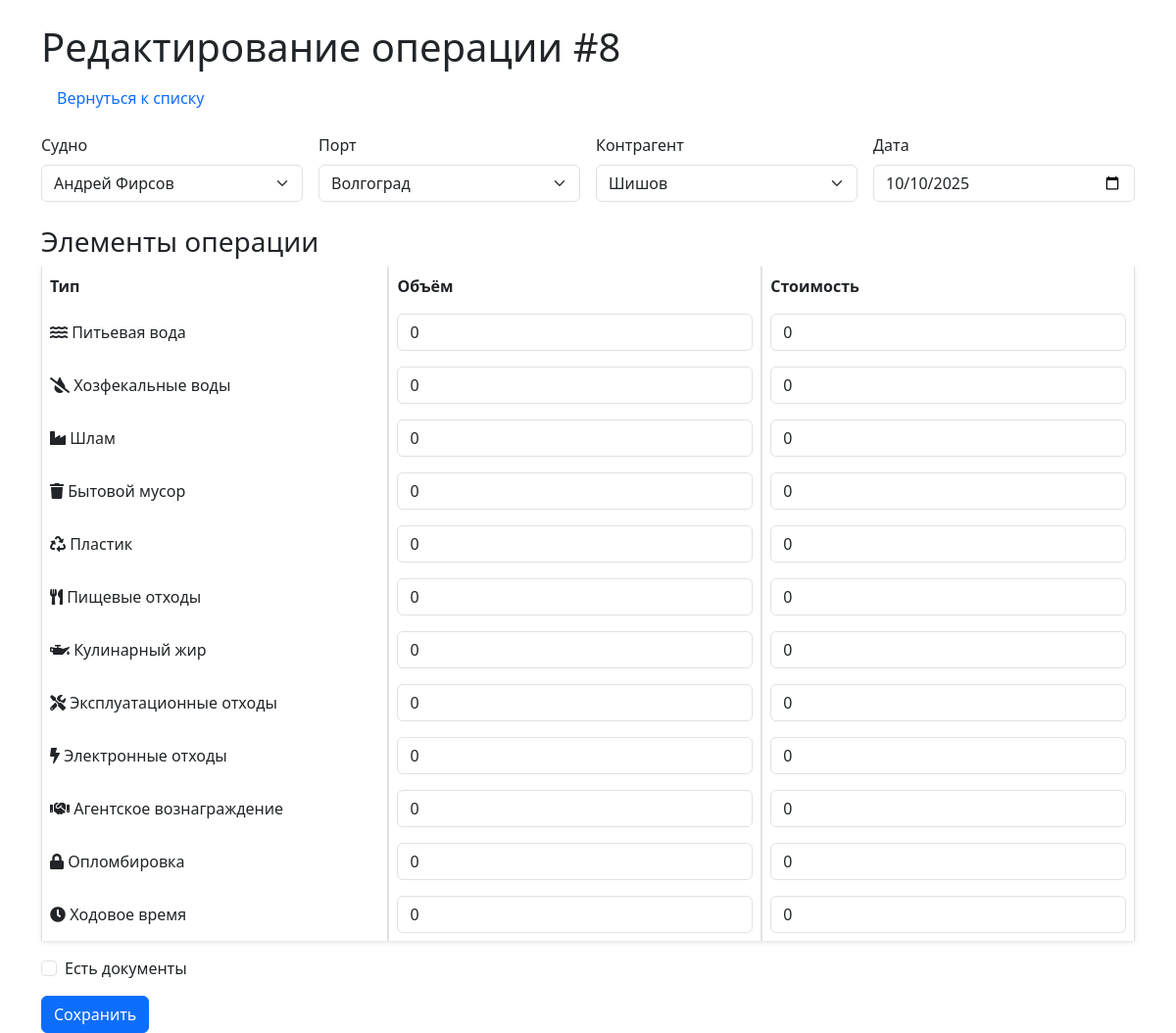
Page /edit/8 on the committed database.
### models/schemas.py (models this page shows)
class Operation(Base):
    __tablename__ = "operations"
    id = Column(Integer, primary_key=True, index=True)
    ship_id = Column(Integer, ForeignKey("ships.id"))
    port_id = Column(Integer, ForeignKey("ports.id"))
    contractor_id = Column(Integer, ForeignKey("contractors.id"))
    date = Column(Date)
    has_documents = Column(Boolean, default=False)
    document_path = Column(String, nullable=True)
    ship = relationship("Ship")
    port = relationship("Port")
    contractor = relationship("Contractor")
    items = relationship("OperationItem", back_populates="operation", cascade="all, delete-orphan")

class Ship(Base):
    __tablename__ = "ships"
    id = Column(Integer, primary_key=True, index=True)
    name = Column(String, unique=True, index=True)

class Port(Base):
    __tablename__ = "ports"
    id = Column(Integer, primary_key=True, index=True)
    name = Column(String, unique=True, index=True)

class Contractor(Base):
    __tablename__ = "contractors"
    id = Column(Integer, primary_key=True, index=True)
    name = Column(String, unique=True, index=True)

class Item(Base):
    __tablename__ = "items"
    id = Column(Integer, primary_key=True, index=True)
    name = Column(String, unique=True, index=True)

### routers/operations.py (the view)
@router.get("/edit/{operation_id}", response_class=HTMLResponse)
async def edit_form(operation_id: int, request: Request, db: Session = Depends(get_db)):
    operation = db.query(Operation).filter(Operation.id == operation_id).first()
    if not operation:
        raise HTTPException(status_code=404, detail="Операция не найдена")
    ships = db.query(Ship).all()
    ports = db.query(Port).all()
    contractors = db.query(Contractor).all()
    items = db.query(Item).all()
    items_dict = [{"id": item.id, "name": item.name} for item in items]
    today = date.today().isoformat()  # Формат YYYY-MM-DD
    item_assocs = [
        {"item_id": op.item_id, "name": op.item.name, "volume": op.volume, "cost": op.cost}
        for op in operation.items
    ]
    return templates.TemplateResponse("edit.html", {
        "request": request,
        "operation": operation,
        "ships": ships,
        "ports": ports,
        "contractors": contractors,
        "items": items_dict,
        "today": today,
        "item_assocs": item_assocs
    })

### templates/edit.html (shortened to what this page needs)
<!DOCTYPE html>
<html lang="ru">
<head>
    <link href="/static/css/styles.css" rel="stylesheet">
    <link href="https://cdn.jsdelivr.net/npm/bootstrap@5.3.0/dist/css/bootstrap.min.css" rel="stylesheet">
    <link href="https://cdnjs.cloudflare.com/ajax/libs/font-awesome/5.15.4/css/all.min.css" rel="stylesheet">
</head>
<body>
    <div class="container mt-4">
        <h1>Редактирование операции #{{ operation.id }}</h1>
        <nav class="nav mb-3">
            <a class="nav-link" href="/">Вернуться к списку</a>
        </nav>
        <form method="post" enctype="multipart/form-data">
            <div class="row g-3">
                <div class="col-md-3">
                    <label for="ship_id" class="form-label">Судно</label>
                    <select class="form-select" id="ship_id" name="ship_id" required>
                        {% for ship in ships %}
                        <option value="{{ ship.id }}" {% if ship.id == operation.ship_id %}selected{% endif %}>{{ ship.name }}</option>
                        {% endfor %}
                    </select>
                </div>
                <div class="col-md-3">
                    <label for="port_id" class="form-label">Порт</label>
                    <select class="form-select" id="port_id" name="port_id" required>
                        {% for port in ports %}
                        <option value="{{ port.id }}" {% if port.id == operation.port_id %}selected{% endif %}>{{ port.name }}</option>
                        {% endfor %}
                    </select>
                </div>
                <div class="col-md-3">
                    <label for="contractor_id" class="form-label">Контрагент</label>
                    <select class="form-select" id="contractor_id" name="contractor_id" required>
                        {% for contractor in contractors %}
                        <option value="{{ contractor.id }}" {% if contractor.id == operation.contractor_id %}selected{% endif %}>{{ contractor.name }}</option>
                        {% endfor %}
                    </select>
                </div>
                <div class="col-md-3">
                    <label for="date" class="form-label">Дата</label>
                    <input type="date" class="form-control" id="date" name="date" value="{{ operation.date }}" required>
                </div>
            </div>
            <h3 class="mt-4">Элементы операции</h3>
            <table class="table table-bordered">
                <thead>
                    <tr>
                        <th>Тип</th>
                        <th>Объём</th>
                        <th>Стоимость</th>
                    </tr>
                </thead>
                <tbody>
                    {% for item in items %}
                    <tr>
                        <td>
                            {% if item.name == 'Питьевая вода' %}
                            <i class="fas fa-water"></i> {{ item.name }}
                            {% elif item.name == 'Хозфекальные воды' %}
                            <i class="fas fa-tint-slash"></i> {{ item.name }}
                            {% elif item.name == 'Шлам' %}
                            <i class="fas fa-industry"></i> {{ item.name }}
                            {% elif item.name == 'Бытовой мусор' %}
                            <i class="fas fa-trash"></i> {{ item.name }}
                            {% elif item.name == 'Пластик' %}
                            <i class="fas fa-recycle"></i> {{ item.name }}
                            {% elif item.name == 'Пищевые отходы' %}
                            <i class="fas fa-utensils"></i> {{ item.name }}
                            {% elif item.name == 'Кулинарный жир' %}
                            <i class="fas fa-oil-can"></i> {{ item.name }}
                            {% elif item.name == 'Эксплуатационные отходы' %}
                            <i class="fas fa-tools"></i> {{ item.name }}
                            {% elif item.name == 'Электронные отходы' %}
                            <i class="fas fa-bolt"></i> {{ item.name }}
                            {% elif item.name == 'Агентское вознаграждение' %}
                            <i class="fas fa-handshake"></i> {{ item.name }}
                            {% elif item.name == 'Опломбировка' %}
                            <i class="fas fa-lock"></i> {{ item.name }}
                            {% elif item.name == 'Ходовое время' %}
                            <i class="fas fa-clock"></i> {{ item.name }}
                            {% else %}
                            <i class="fas fa-question"></i> {{ item.name }}
                            {% endif %}
                        </td>
                        <td>
                            <input type="number" step="0.01" min="0" class="form-control" name="volume_{{ item.id }}"
                                   value="{% if item.id in item_assocs %}{{ item_assocs[item.id].volume }}{% else %}0{% endif %}">
                        </td>
                        <td>
                            <input type="number" step="0.01" min="0" class="form-control" name="cost_{{ item.id }}"
                                   value="{% if item.id in item_assocs %}{{ item_assocs[item.id].cost }}{% else %}0{% endif %}">
                        </td>
                    </tr>
                    {% endfor %}
                </tbody>
            </table>
            <div class="mb-3 form-check">
                <input type="checkbox" class="form-check-input" id="has_documents" name="has_documents" {% if operation.has_documents %}checked{% endif %}>
                <label for="has_documents" class="form-check-label">Есть документы</label>
            </div>
            <button type="submit" class="btn btn-primary">Сохранить</button>
        </form>
    </div>
</body>
</html>

### static/css/styles.css (style rules this page uses)
body { font-family: Arial, sans-serif; }
.table { border-collapse: separate; border-spacing: 0; box-shadow: 0 2px 4px rgba(0, 0, 0, 0.1); }
.table th, .table td { vertical-align: middle; }
.table th { background-color: #f8f9fa; }
.container { max-width: 1200px; }

### rows in the picture
Operation: id "8", ship_id "Андрей Фирсов", port_id "Волгоград", contractor_id "Шишов", date "10/10/2025"
Item: name "Питьевая вода"
Item: name "Хозфекальные воды"
Item: name "Шлам"
Item: name "Бытовой мусор"
Item: name "Пластик"
Item: name "Пищевые отходы"
Item: name "Кулинарный жир"
Item: name "Эксплуатационные отходы"
Item: name "Электронные отходы"
Item: name "Агентское вознаграждение"
Item: name "Опломбировка"
Item: name "Ходовое время"
